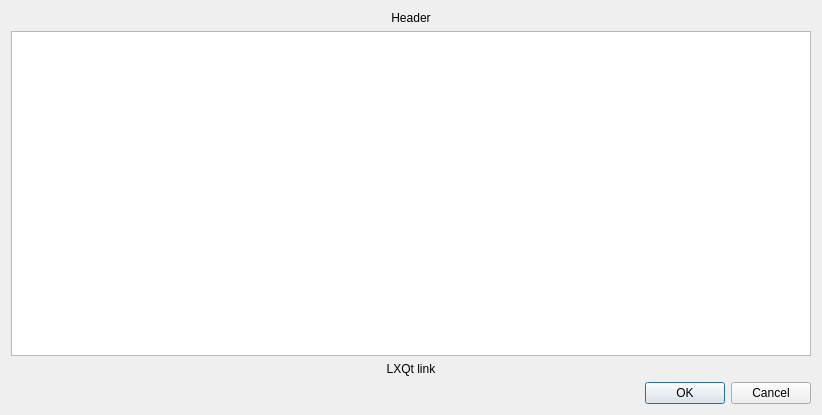
<?xml version="1.0" encoding="UTF-8"?>
<ui version="4.0">
 <class>DialogAbout</class>
 <widget class="QDialog" name="DialogAbout">
  <property name="geometry">
   <rect>
    <x>0</x>
    <y>0</y>
    <width>832</width>
    <height>440</height>
   </rect>
  </property>
  <property name="sizePolicy">
   <sizepolicy hsizetype="Fixed" vsizetype="Fixed">
    <horstretch>0</horstretch>
    <verstretch>0</verstretch>
   </sizepolicy>
  </property>
  <property name="minimumSize">
   <size>
    <width>800</width>
    <height>440</height>
   </size>
  </property>
  <property name="maximumSize">
   <size>
    <width>832</width>
    <height>440</height>
   </size>
  </property>
  <property name="sizeIncrement">
   <size>
    <width>0</width>
    <height>0</height>
   </size>
  </property>
  <property name="windowTitle">
   <string>About LXQt Organizer</string>
  </property>
  <layout class="QGridLayout" name="gridLayout">
   <property name="sizeConstraint">
    <enum>QLayout::SetFixedSize</enum>
   </property>
   <item row="0" column="0">
    <layout class="QVBoxLayout" name="verticalLayout">
     <item>
      <widget class="QLabel" name="labelHeader">
       <property name="maximumSize">
        <size>
         <width>800</width>
         <height>16777215</height>
        </size>
       </property>
       <property name="text">
        <string>Header</string>
       </property>
       <property name="alignment">
        <set>Qt::AlignCenter</set>
       </property>
      </widget>
     </item>
     <item>
      <widget class="QPlainTextEdit" name="plainTextEditAbout">
       <property name="sizePolicy">
        <sizepolicy hsizetype="Fixed" vsizetype="Fixed">
         <horstretch>0</horstretch>
         <verstretch>0</verstretch>
        </sizepolicy>
       </property>
       <property name="minimumSize">
        <size>
         <width>800</width>
         <height>325</height>
        </size>
       </property>
       <property name="maximumSize">
        <size>
         <width>800</width>
         <height>325</height>
        </size>
       </property>
       <property name="font">
        <font>
         <pointsize>11</pointsize>
        </font>
       </property>
       <property name="readOnly">
        <bool>true</bool>
       </property>
      </widget>
     </item>
     <item>
      <widget class="QLabel" name="labelLXQt">
       <property name="maximumSize">
        <size>
         <width>800</width>
         <height>16777215</height>
        </size>
       </property>
       <property name="inputMethodHints">
        <set>Qt::ImhNone</set>
       </property>
       <property name="text">
        <string>LXQt link</string>
       </property>
       <property name="alignment">
        <set>Qt::AlignCenter</set>
       </property>
       <property name="openExternalLinks">
        <bool>true</bool>
       </property>
      </widget>
     </item>
    </layout>
   </item>
   <item row="1" column="0">
    <widget class="QDialogButtonBox" name="buttonBox">
     <property name="orientation">
      <enum>Qt::Horizontal</enum>
     </property>
     <property name="standardButtons">
      <set>QDialogButtonBox::Cancel|QDialogButtonBox::Ok</set>
     </property>
    </widget>
   </item>
  </layout>
 </widget>
 <resources/>
 <connections>
  <connection>
   <sender>buttonBox</sender>
   <signal>accepted()</signal>
   <receiver>DialogAbout</receiver>
   <slot>accept()</slot>
   <hints>
    <hint type="sourcelabel">
     <x>248</x>
     <y>254</y>
    </hint>
    <hint type="destinationlabel">
     <x>157</x>
     <y>274</y>
    </hint>
   </hints>
  </connection>
  <connection>
   <sender>buttonBox</sender>
   <signal>rejected()</signal>
   <receiver>DialogAbout</receiver>
   <slot>reject()</slot>
   <hints>
    <hint type="sourcelabel">
     <x>316</x>
     <y>260</y>
    </hint>
    <hint type="destinationlabel">
     <x>286</x>
     <y>274</y>
    </hint>
   </hints>
  </connection>
 </connections>
</ui>
